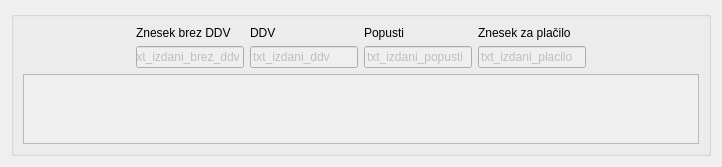
     <widget class="QWidget" name="tab_izdani_racuni">
      <attribute name="title">
       <string>Izdani računi</string>
      </attribute>
      <layout class="QVBoxLayout" name="verticalLayout_2">
       <item>
        <widget class="QGroupBox" name="groupBox_7">
         <property name="minimumSize">
          <size>
           <width>700</width>
           <height>0</height>
          </size>
         </property>
         <property name="title">
          <string/>
         </property>
         <layout class="QGridLayout" name="gridLayout_9">
          <item row="1" column="0">
           <widget class="QScrollArea" name="wid_izdani_racuni">
            <property name="widgetResizable">
             <bool>true</bool>
            </property>
            <widget class="QWidget" name="scrollAreaWidgetContents">
             <property name="geometry">
              <rect>
               <x>0</x>
               <y>0</y>
               <width>701</width>
               <height>441</height>
              </rect>
             </property>
            </widget>
           </widget>
          </item>
          <item row="0" column="0">
           <layout class="QHBoxLayout" name="horizontalLayout_4">
            <item>
             <spacer name="horizontalSpacer_8">
              <property name="orientation">
               <enum>Qt::Horizontal</enum>
              </property>
              <property name="sizeHint" stdset="0">
               <size>
                <width>40</width>
                <height>20</height>
               </size>
              </property>
             </spacer>
            </item>
            <item>
             <layout class="QGridLayout" name="gridLayout_2">
              <item row="0" column="0">
               <widget class="QLabel" name="label_7">
                <property name="text">
                 <string>Znesek brez DDV</string>
                </property>
               </widget>
              </item>
              <item row="1" column="1">
               <widget class="QLineEdit" name="txt_izdani_ddv">
                <property name="enabled">
                 <bool>false</bool>
                </property>
                <property name="text">
                 <string>txt_izdani_ddv</string>
                </property>
               </widget>
              </item>
              <item row="1" column="3">
               <widget class="QLineEdit" name="txt_izdani_placilo">
                <property name="enabled">
                 <bool>false</bool>
                </property>
                <property name="text">
                 <string>txt_izdani_placilo</string>
                </property>
               </widget>
              </item>
              <item row="0" column="3">
               <widget class="QLabel" name="label_11">
                <property name="text">
                 <string>Znesek za plačilo</string>
                </property>
               </widget>
              </item>
              <item row="0" column="1">
               <widget class="QLabel" name="label_8">
                <property name="text">
                 <string>DDV</string>
                </property>
               </widget>
              </item>
              <item row="1" column="0">
               <widget class="QLineEdit" name="txt_izdani_brez_ddv">
                <property name="enabled">
                 <bool>false</bool>
                </property>
                <property name="text">
                 <string>txt_izdani_brez_ddv</string>
                </property>
               </widget>
              </item>
              <item row="0" column="2">
               <widget class="QLabel" name="label_9">
                <property name="text">
                 <string>Popusti</string>
                </property>
               </widget>
              </item>
              <item row="1" column="2">
               <widget class="QLineEdit" name="txt_izdani_popusti">
                <property name="enabled">
                 <bool>false</bool>
                </property>
                <property name="text">
                 <string>txt_izdani_popusti</string>
                </property>
               </widget>
              </item>
             </layout>
            </item>
            <item>
             <spacer name="horizontalSpacer_7">
              <property name="orientation">
               <enum>Qt::Horizontal</enum>
              </property>
              <property name="sizeHint" stdset="0">
               <size>
                <width>40</width>
                <height>20</height>
               </size>
              </property>
             </spacer>
            </item>
           </layout>
          </item>
         </layout>
        </widget>
       </item>
      </layout>
     </widget>
